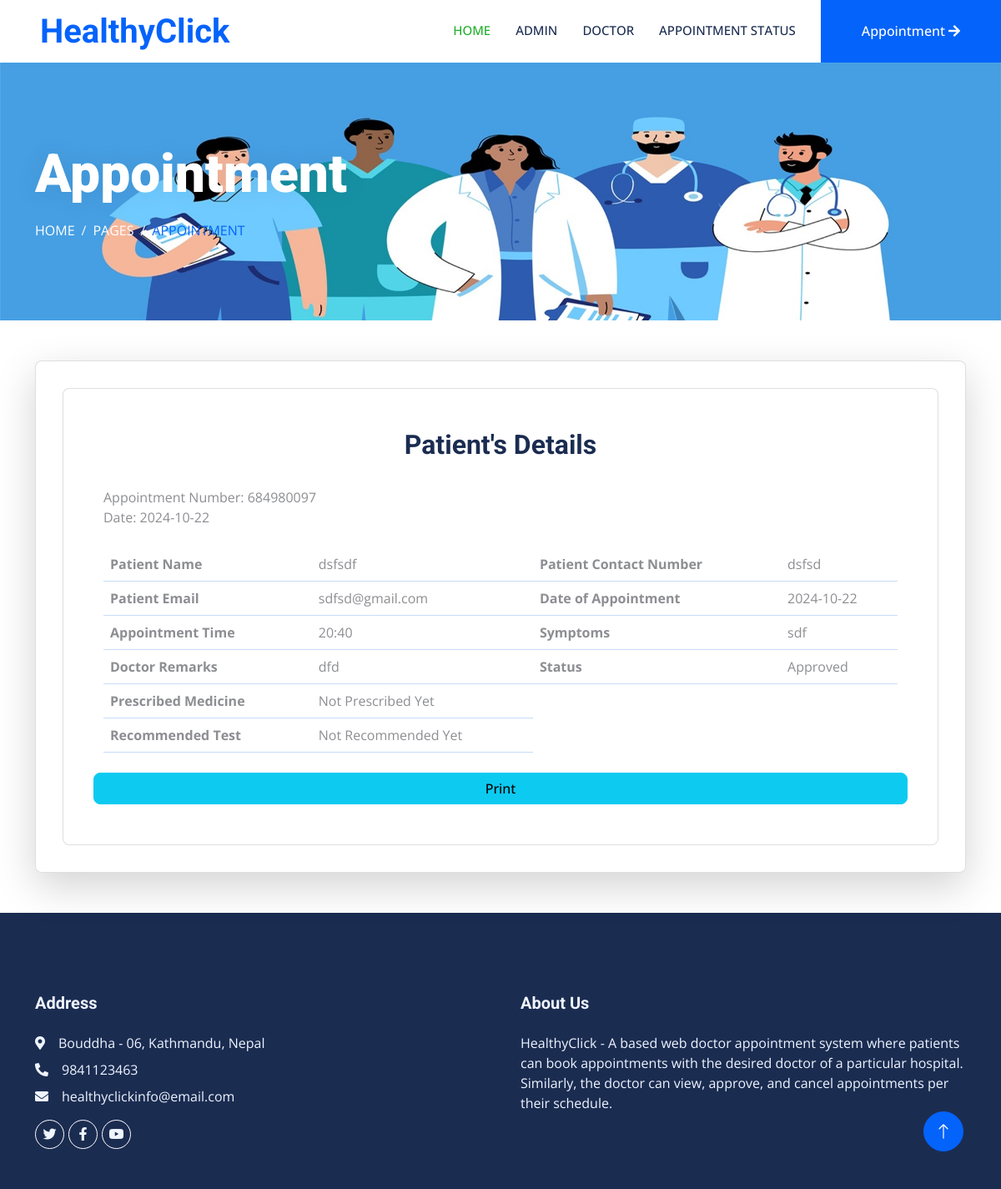
/ViewAppointmentDetails/34/, run on an earlier commit of the app's database.
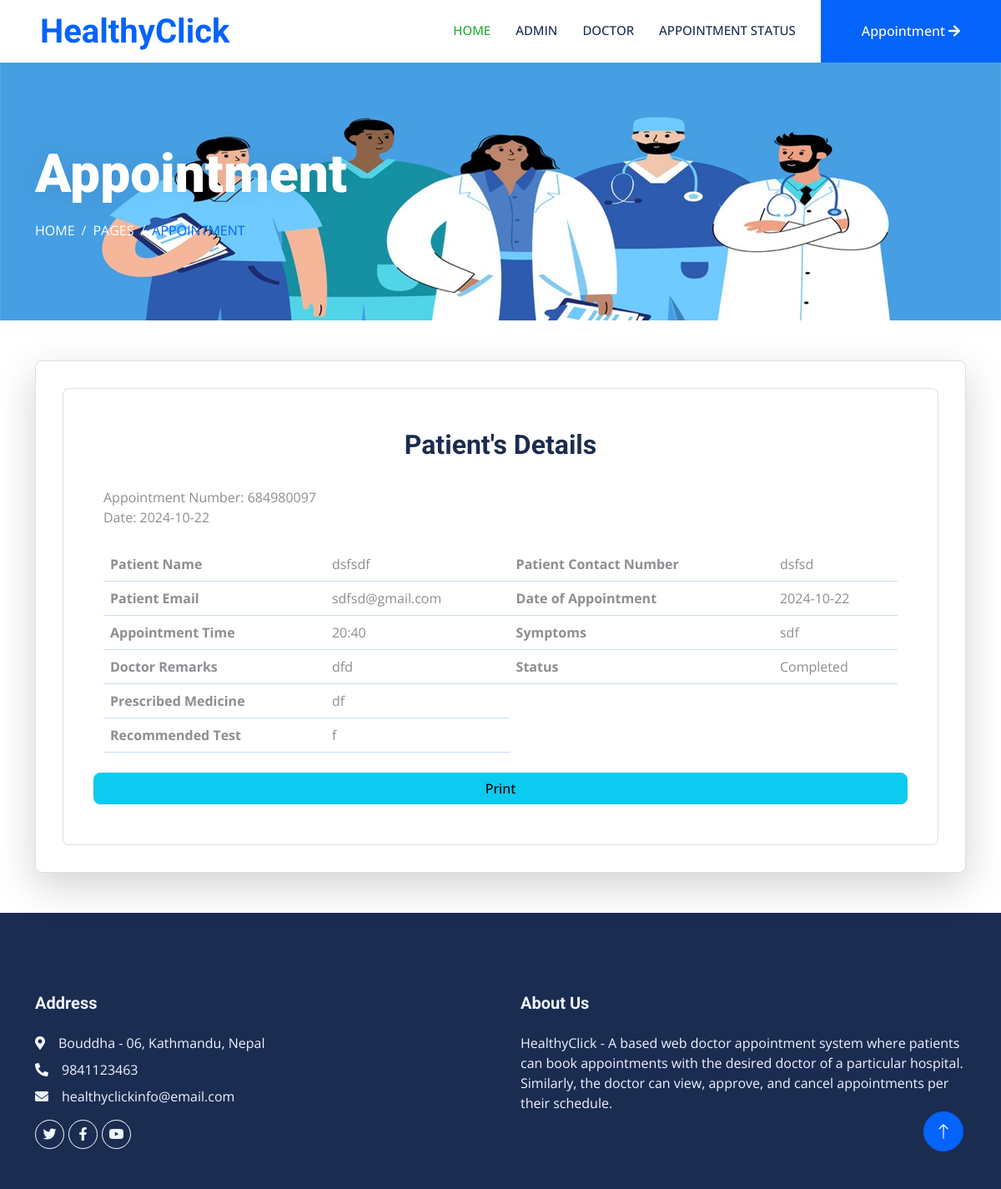
And on a later commit of the database.
### dasapp/models.py (models this page shows, shortened)
class Appointment(models.Model):
    appointmentnumber = models.IntegerField(default=0)
    fullname = models.CharField(max_length=250)
    mobilenumber = models.CharField(max_length=11)
    email = models.EmailField(max_length=100)
    date_of_appointment = models.CharField(max_length=250)
    time_of_appointment = models.CharField(max_length=250)
    doctor_id = models.ForeignKey(DoctorReg, on_delete=models.CASCADE)
    additional_msg = models.TextField(blank=True)
    remark = models.CharField(max_length=250, default=0)
    status = models.CharField(default=0, max_length=200)
    prescription = models.TextField(blank=True, default=0)
    recommendedtest = models.TextField(blank=True, default=0)
    created_at = models.DateTimeField(auto_now_add=True)
    updated_at = models.DateTimeField(auto_now=True)

### docappsystem/userviews.py (the view)
def View_Appointment_Details(request, id):
    page = Page.objects.all()
    patientdetails = Appointment.objects.filter(id=id)
    context = {"patientdetails": patientdetails, "page": page}
    return render(request, "user_appointment-details.html", context)

### templates/user_appointment-details.html (shortened to what this page needs)
{% extends 'userbase.html' %}
{% load static %}
{% block content %}
<div class="container-fluid page-header py-5 mb-5 wow fadeIn" data-wow-delay="0.1s">
    <div class="container py-5">
        <h1 class="display-3 text-white mb-3 animated slideInDown">Appointment</h1>
        <nav aria-label="breadcrumb animated slideInDown">
            <ol class="breadcrumb text-uppercase mb-0">
                <li class="breadcrumb-item"><a class="text-white" href="#">Home</a></li>
                <li class="breadcrumb-item"><a class="text-white" href="#">Pages</a></li>
                <li class="breadcrumb-item text-primary active" aria-current="page">Appointment</li>
            </ol>
        </nav>
    </div>
</div>
<div class="container-xxl py-10">
    <div class="container">
        <div class="row">
            <div class="col-sm-12">
            <div class="card card-table p-3 shadow-lg">
            <div class="card-body">
            <div class="table-responsive card p-5">
                {% for i in patientdetails %}
                <h2><center>Patient's Details</center></h2>
                <br>Appointment Number: {{i.appointmentnumber}}  <br>Date: {{i.date_of_appointment}}
                <br>
                <br>
                <table class="table table-hover table-center mb-0 datatable">
                    <tr>
                          <th>Patient Name</th>
                          <td>{{i.fullname}}</td>
                          <th>Patient Contact Number</th>
                          <td>{{i.mobilenumber}}</td>
                    </tr>
                    <tr>
                          <th>Patient Email</th>
                          <td>{{i.email}}</td>
                          <th>Date of Appointment</th>
                          <td>{{i.date_of_appointment}}</td>
                    </tr>
                        <tr>
                          <th>Appointment Time</th>
                          <td>{{i.time_of_appointment}}</td>
                          <th>Symptoms</th>
                          <td>{{i.additional_msg}}</td>
                        </tr>
                        <tr>
                          {% if i.status == '0' %}
                          <th>Doctor Remarks</th>
                          <td>Not Updatet Yet</td>
                          {% else %}
                          <tr>
                          <th>Doctor Remarks</th>
                          <td>{{ i.remark}}</td>{% endif %}
                            {% if i.status == '0' %}
                            <th>Staus</th>
                            <td>Not Updatet Yet</td>
                            {% else %}
                            <th>Status</th>
                            <td>{{ i.status}}</td> {% endif %}
                            </tr>
                            <tr>
                                {% if i.status == 'Completed' %}
                                <th>Prescribed Medicine</th>
                                <td>{{ i.prescription}}</td>
                                {% else %}
                                <th>Prescribed Medicine</th>
                                <td>Not Prescribed Yet</td> {% endif %}
                                </tr>
                                <tr>
                                  {% if i.status == 'Completed' %}
                                  <th>Recommended Test</th>
                                  <td>{{ i.recommendedtest}}</td>
                                  {% else %}
                                  <th>Recommended Test</th>
                                  <td>Not Recommended Yet</td> {% endif %}
                                </tr>
                  </table>
                  <br>
                  <div class="row">
                    <a class="btn btn-info" href="{% url 'pdf_view' %}">Print</a>
                  </div>
                  {% endfor %}
            </div>
            </div>
            </div>
            </div>
            </div>
    </div>
</div>
{% endblock %}

What changed in the data, as far as the page shows it:
changed Appointment "dsfsdf": status "Approved" → "Completed"; prescription (not shown) → "df"; recommendedtest (not shown) → "f"; no longer shows "Not Prescribed Yet Not Recommended Yet"
